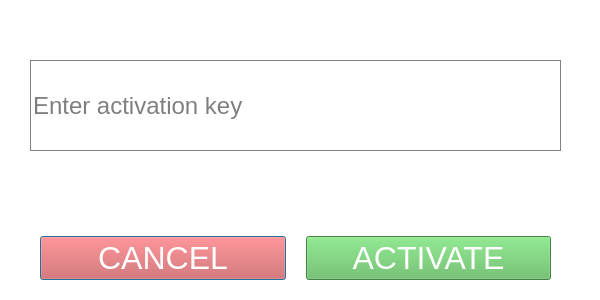
<?xml version="1.0" encoding="UTF-8"?>
<ui version="4.0">
 <class>activateKeyDialog</class>
 <widget class="QDialog" name="activateKeyDialog">
  <property name="windowModality">
   <enum>Qt::WindowModal</enum>
  </property>
  <property name="geometry">
   <rect>
    <x>0</x>
    <y>0</y>
    <width>600</width>
    <height>300</height>
   </rect>
  </property>
  <property name="maximumSize">
   <size>
    <width>600</width>
    <height>300</height>
   </size>
  </property>
  <property name="windowTitle">
   <string>Activate Key</string>
  </property>
  <property name="autoFillBackground">
   <bool>false</bool>
  </property>
  <property name="styleSheet">
   <string notr="true">background: white;
color: black;</string>
  </property>
  <widget class="QWidget" name="verticalLayoutWidget">
   <property name="geometry">
    <rect>
     <x>20</x>
     <y>40</y>
     <width>551</width>
     <height>241</height>
    </rect>
   </property>
   <layout class="QVBoxLayout" name="verticalLayout">
    <item>
     <widget class="QWidget" name="widget" native="true">
      <widget class="QLineEdit" name="keyInputEdit">
       <property name="geometry">
        <rect>
         <x>10</x>
         <y>20</y>
         <width>531</width>
         <height>91</height>
        </rect>
       </property>
       <property name="font">
        <font>
         <family>Microsoft Sans Serif</family>
         <pointsize>18</pointsize>
        </font>
       </property>
       <property name="autoFillBackground">
        <bool>false</bool>
       </property>
       <property name="styleSheet">
        <string notr="true">color: black;
border: 1px solid grey;</string>
       </property>
       <property name="text">
        <string/>
       </property>
       <property name="dragEnabled">
        <bool>true</bool>
       </property>
       <property name="placeholderText">
        <string>Enter activation key</string>
       </property>
      </widget>
     </widget>
    </item>
    <item>
     <layout class="QHBoxLayout" name="horizontalLayout_3" stretch="1,0,1">
      <property name="spacing">
       <number>0</number>
      </property>
      <property name="sizeConstraint">
       <enum>QLayout::SetDefaultConstraint</enum>
      </property>
      <property name="leftMargin">
       <number>20</number>
      </property>
      <property name="topMargin">
       <number>1</number>
      </property>
      <property name="rightMargin">
       <number>20</number>
      </property>
      <property name="bottomMargin">
       <number>1</number>
      </property>
      <item>
       <widget class="QPushButton" name="cancelKeyDialogButton">
        <property name="font">
         <font>
          <family>Microsoft Sans Serif</family>
          <pointsize>24</pointsize>
         </font>
        </property>
        <property name="cursor">
         <cursorShape>PointingHandCursor</cursorShape>
        </property>
        <property name="styleSheet">
         <string notr="true">color: white;
background: #d9534f;</string>
        </property>
        <property name="text">
         <string>CANCEL</string>
        </property>
       </widget>
      </item>
      <item>
       <spacer name="horizontalSpacer">
        <property name="orientation">
         <enum>Qt::Horizontal</enum>
        </property>
        <property name="sizeHint" stdset="0">
         <size>
          <width>20</width>
          <height>20</height>
         </size>
        </property>
       </spacer>
      </item>
      <item>
       <widget class="QPushButton" name="activateKeyButton">
        <property name="font">
         <font>
          <family>Microsoft Sans Serif</family>
          <pointsize>24</pointsize>
         </font>
        </property>
        <property name="cursor">
         <cursorShape>PointingHandCursor</cursorShape>
        </property>
        <property name="styleSheet">
         <string notr="true">color: white;
background:#5cb85c;</string>
        </property>
        <property name="text">
         <string>ACTIVATE</string>
        </property>
       </widget>
      </item>
     </layout>
    </item>
   </layout>
  </widget>
 </widget>
 <resources/>
 <connections/>
</ui>
